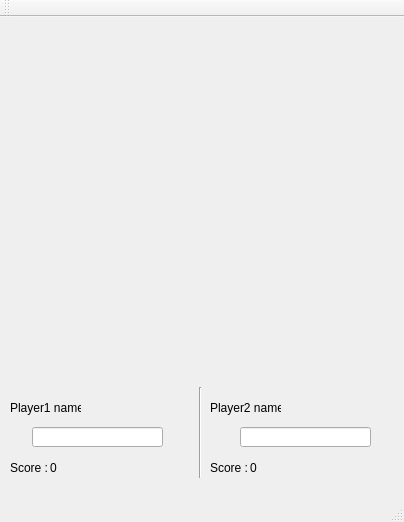
<?xml version="1.0" encoding="UTF-8"?>
<ui version="4.0">
 <class>MainWindow</class>
 <widget class="QMainWindow" name="MainWindow">
  <property name="geometry">
   <rect>
    <x>0</x>
    <y>0</y>
    <width>404</width>
    <height>522</height>
   </rect>
  </property>
  <property name="windowTitle">
   <string>MainWindow</string>
  </property>
  <widget class="QWidget" name="centralWidget">
   <widget class="Line" name="line">
    <property name="geometry">
     <rect>
      <x>190</x>
      <y>370</y>
      <width>20</width>
      <height>91</height>
     </rect>
    </property>
    <property name="orientation">
     <enum>Qt::Vertical</enum>
    </property>
   </widget>
   <widget class="QLabel" name="player1namelbl">
    <property name="geometry">
     <rect>
      <x>10</x>
      <y>380</y>
      <width>71</width>
      <height>21</height>
     </rect>
    </property>
    <property name="text">
     <string>Player1 name</string>
    </property>
   </widget>
   <widget class="QLineEdit" name="player1name">
    <property name="geometry">
     <rect>
      <x>32</x>
      <y>410</y>
      <width>131</width>
      <height>20</height>
     </rect>
    </property>
   </widget>
   <widget class="QLabel" name="player1scorelbl">
    <property name="geometry">
     <rect>
      <x>10</x>
      <y>440</y>
      <width>71</width>
      <height>21</height>
     </rect>
    </property>
    <property name="text">
     <string>Score :</string>
    </property>
   </widget>
   <widget class="QLabel" name="player1score">
    <property name="geometry">
     <rect>
      <x>50</x>
      <y>440</y>
      <width>71</width>
      <height>21</height>
     </rect>
    </property>
    <property name="text">
     <string>0</string>
    </property>
   </widget>
   <widget class="QLabel" name="player2namelbl">
    <property name="geometry">
     <rect>
      <x>210</x>
      <y>380</y>
      <width>71</width>
      <height>21</height>
     </rect>
    </property>
    <property name="text">
     <string>Player2 name</string>
    </property>
   </widget>
   <widget class="QLineEdit" name="player2name">
    <property name="geometry">
     <rect>
      <x>240</x>
      <y>410</y>
      <width>131</width>
      <height>20</height>
     </rect>
    </property>
   </widget>
   <widget class="QLabel" name="player2scorelbl">
    <property name="geometry">
     <rect>
      <x>210</x>
      <y>440</y>
      <width>71</width>
      <height>21</height>
     </rect>
    </property>
    <property name="text">
     <string>Score :</string>
    </property>
   </widget>
   <widget class="QLabel" name="player2score">
    <property name="geometry">
     <rect>
      <x>250</x>
      <y>440</y>
      <width>71</width>
      <height>21</height>
     </rect>
    </property>
    <property name="text">
     <string>0</string>
    </property>
   </widget>
  </widget>
  <widget class="QMenuBar" name="menuBar">
   <property name="geometry">
    <rect>
     <x>0</x>
     <y>0</y>
     <width>404</width>
     <height>21</height>
    </rect>
   </property>
  </widget>
  <widget class="QToolBar" name="mainToolBar">
   <attribute name="toolBarArea">
    <enum>TopToolBarArea</enum>
   </attribute>
   <attribute name="toolBarBreak">
    <bool>false</bool>
   </attribute>
  </widget>
  <widget class="QStatusBar" name="statusBar"/>
 </widget>
 <layoutdefault spacing="6" margin="11"/>
 <resources/>
 <connections/>
</ui>
